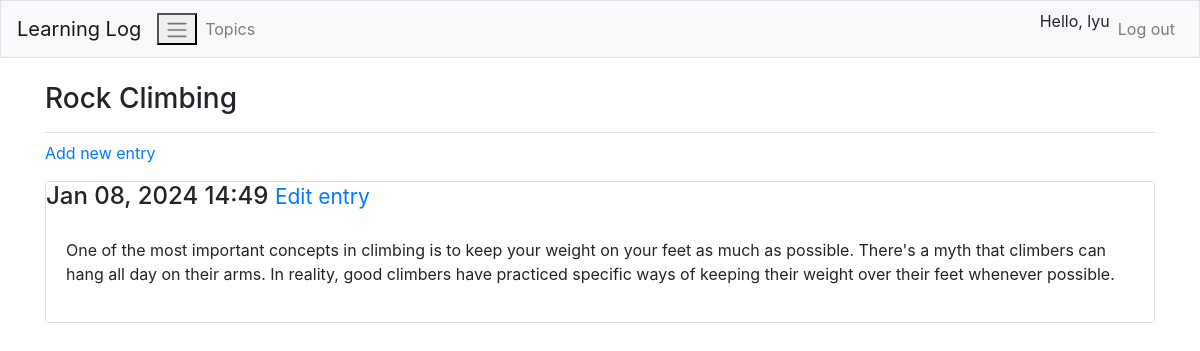
Page /topics/2 (signed in) on the committed database.
### learning_logs/models.py (models this page shows, shortened)
class Topic(models.Model):
    text = models.CharField(max_length=200)
    date_added = models.DateTimeField(auto_now_add=True)
    owner = models.ForeignKey(User, on_delete=models.CASCADE)
    def __str__(self):
        return self.text

class Entry(models.Model):
    topic = models.ForeignKey(Topic, on_delete=models.CASCADE)
    text = models.TextField()
    date_added = models.DateTimeField(auto_now_add=True)
    class Meta:
        verbose_name_plural = 'entries'

### learning_logs/views.py (the view)
# urls.py: path('topics/<int:topic_id>', views.topic, name="topic"),
@login_required
def topic(request, topic_id):
    topic = Topic.objects.get(id=topic_id)
    if topic.owner != request.user:
        raise Http404
    entries = topic.entry_set.order_by('-date_added')
    context = {'topic': topic, 'entries': entries}
    return render(request, 'learning_logs/topic.html', context)

### learning_logs/templates/learning_logs/topic.html
{%  extends 'learning_logs/base.html'  %}
{%  block page_header%}
    <h3>{{  topic  }}</h3>
{%  endblock page_header%}
{%  block content  %}
    <p>
        <a href="{%  url 'learning_logs:new_entry' topic.id  %}">Add new entry</a>
    </p>
    {%  for entry in entries  %}
        <div class="card mb-3">
            <h4 class="card-head">
                {{  entry.date_added|date:'M d, Y H:i'  }}
                <small><a href="{%  url 'learning_logs:edit_entry' entry.id  %}">Edit entry</a></small>
            </h4>
            <div class="card-body">
                {{  entry.text|linebreaks  }}
            </div>
        </div>
    {%  empty  %}
        <p>There are no entries for this topic yet.</p>
    {%  endfor  %}
{%  endblock content  %}

### learning_logs/templates/learning_logs/base.html (shortened to what this page needs)
{%  load bootstrap4  %}
<!doctype html>
<html lang="en">
<head>
    {%  bootstrap_css  %}
</head>
<body>
    <nav class="navbar navbar-expand-md navbar-light bg-light mb-4 border">
        <a class="navbar-brand" href="{%  url 'learning_logs:index'  %}">Learning Log</a>
        <button class="navbar-toggle" type="button" data-toggle="collapse"
                data-target="#navbarCollapse" aria-controls="navbarCollapse"
                aria-expanded="false" aria-label="Toggle Navigation">
            <span class="navbar-toggler-icon"></span>
        </button>
        <div class="collapse navbar-collapse" id="navbarCollapse">
            <ul class="navbar-nav mr-auto">
                <li class="nav-item">
                    <a class="nav-link" href="{%  url 'learning_logs:topics'  %}">Topics</a>
                </li>
            </ul>
            <ul class="navbar-nav ml-auto">
                {%  if user.is_authenticated  %}
                    <li class="nav-item">
                        <span>Hello, {{  user.username  }}</span>
                    </li>
                    <li class="nav-item">
                        <a class="nav-link" href="{%  url 'users:logout'  %}">Log out</a>
                    </li>
                {%  endif  %}
            </ul>
        </div>
    </nav>
    <main role="main" class="container">
        <div class="pb-2 mb-2 border-bottom">
            {%  block page_header %} {%  endblock page_header %}
        </div>
        <div>
            {%  block content %} {%  endblock content %}
        </div>
    </main>
</body>
</html>

### rows in the picture
Topic: text "Rock Climbing"
Entry: date_added "Jan 08, 2024 14:49", text "One of the most important concepts in climbing is to keep your weight on your feet as much as possible. There's a myth that climbers can hang all day on their arms. In reality, good climbers have practiced specific ways of keeping their weight over their feet whenever possible."

### other values in the picture
{{ user.username }} "lyu"
